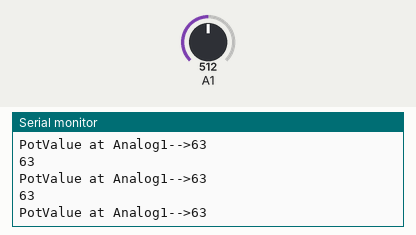
The sketch below on a simulated Arduino Uno, built with avr-gcc and run on an emulated ATmega328P. Parts: the last lines printed to the serial monitor. Inputs (shaded band) come from the test bench; at power-on: A1 = 512.

Above: at 1.2 s.
1.3 s: A1 set to 89
At 2.1 s:
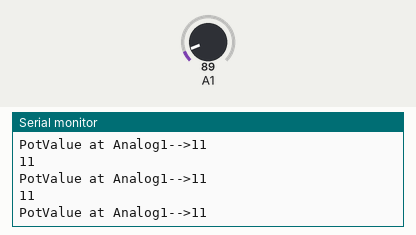
2.8 s: A1 set to 74
At 3.5 s:
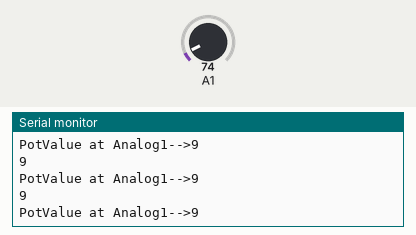
8.8 s: A1 set to 813
At 9.6 s:
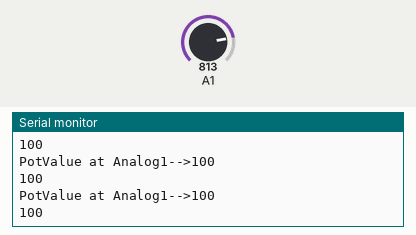
11.8 s: A1 set to 789
At 12.4 s:
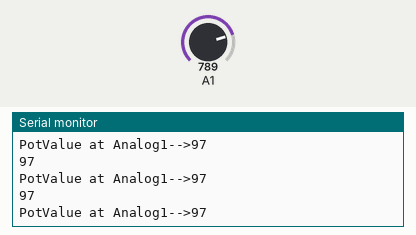
Timing chart, 0 to 14.8 s (numbered marks = the images above; inputs shaded):
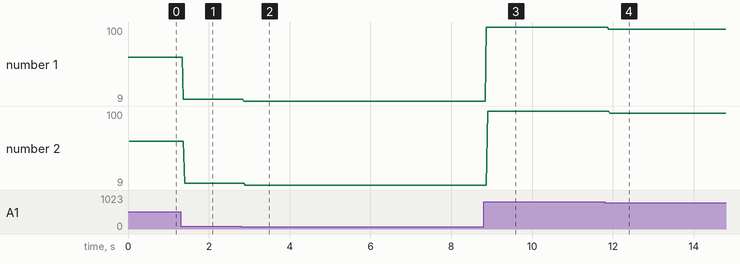

Measured:
- the behaviour switches between 806 and 805 on A1 (found by bisection; images 3 and 4)
- after the input at 1.3 s, the serial monitor: prints a new line after 0.07 s (image 1)
- after the input at 2.8 s, the serial monitor: prints a new line after 0.07 s (image 2)
- after the input at 8.8 s, the serial monitor: prints a new line after 0.07 s (image 3)
- after the input at 11.8 s, the serial monitor: prints a new line after 0.10 s (image 4)
- plotted number 1: 63 → 11 after the input at 1.3 s, 11 → 9 after the input at 2.8 s, 9 → 100 after the input at 8.8 s, 100 → 97 after the input at 11.8 s
- plotted number 2: 63 → 11 after the input at 1.3 s, 11 → 9 after the input at 2.8 s, 9 → 100 after the input at 8.8 s, 100 → 97 after the input at 11.8 s

The sketch:

pot.ino
```cpp
void setup() {
  // put your setup code here, to run once:
    Serial.begin(9600);
}

void loop() {
  // put your main code here, to run repeatedly:
    int h = readPot(1);
    Serial.println(h);
}

int readPot(byte potPin){
    float rawV = analogRead(potPin);
    float potval= (rawV/1023.0)*127.0;
     int val = (int)potval;
    Serial.print("PotValue at Analog");
    Serial.print(potPin);
    Serial.print("-->");
    Serial.println((int)potval);
    return (int)potval;
 }
```
